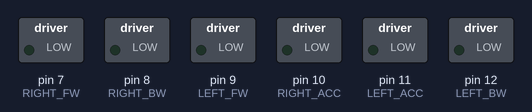
Bench run of a sketch on a simulated Arduino Uno, built with avr-gcc and run on an emulated ATmega328P. On the bench: switched loads named in the sketch (green lamp = pin HIGH).

Above: at 0.1 s.
At 7.1 s:
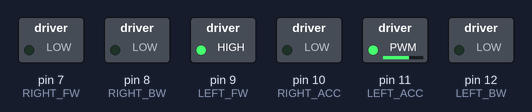
At 19.1 s:
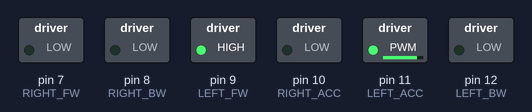
At 37.1 s:
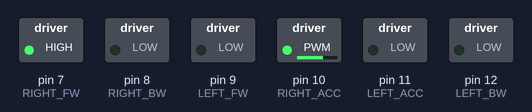
Timing chart, 0 to 38.6 s (numbered marks = the images above):
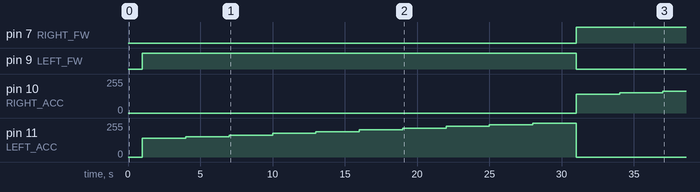

The sketch:

P1M_T08.ino
```cpp
#include "p1m_07.hpp"

void setup() {
  initialize_p1m_07();
  delay(1000);
  float cnt = 0.0;
  do
  {
    cnt = cnt+0.1;
    set_speed(cnt, 0.0);
    delay(3000);
  }
  while(cnt<1.0);

  cnt = 0.0;
  do
  {
    cnt = cnt+0.1;
    set_speed(0.0, cnt);
    delay(3000);
  }
  while(cnt<1.0);

  cnt = 0.0;
  do
  {
    cnt = cnt+0.1;
    set_speed(-cnt, -cnt);
    delay(3000);
  }
  while(cnt<1.0);

}

void loop() {
  // None

}
```

p1m_07.cpp
```cpp
#include "p1m_07.hpp"

/*
 * Initializes all the pins to their
 * corresponding modes.
 */
void initialize_p1m_07()
{
  /* Wheel direction pins */
  pinMode(RIGHT_FW, OUTPUT);
  pinMode(RIGHT_BW, OUTPUT);
  pinMode(LEFT_FW, OUTPUT);
  pinMode(LEFT_BW, OUTPUT);

  /* Wheel acceleration pins */
  pinMode(RIGHT_ACC, OUTPUT);
  pinMode(LEFT_ACC, OUTPUT);

  /* Everything initialized at zero */
  digitalWrite(RIGHT_FW, LOW);
  digitalWrite(RIGHT_BW, LOW);
  digitalWrite(LEFT_FW, LOW);
  digitalWrite(LEFT_BW, LOW);

  analogWrite(RIGHT_ACC, 0);
  analogWrite(LEFT_ACC, 0);
}

/*
 * Gives the motors the desired acceleration,
 * expressed in percentage [0.0, 1.0]
 */
float set_speed(float motorL, float motorR)
{
  /* If acceleration of left motor is positive */
  if (motorL > 0)
  {
    /* Accelerate forward */
    digitalWrite(LEFT_FW, HIGH);
    digitalWrite(LEFT_BW, LOW);
    analogWrite(LEFT_ACC, PWM_MAX/2 + (int(motorL*PWM_MAX)/2)*SPEED_RED);
  }
  /* If acceleration of left motor is negative */
  else if (motorL < 0)
  {
    /* Accelerate backward */
    digitalWrite(LEFT_FW, LOW);
    digitalWrite(LEFT_BW, HIGH);
    analogWrite(LEFT_ACC, PWM_MAX/2 + (abs(int(motorL*PWM_MAX))/2)*SPEED_RED);
  }
  /* In any other case */
  else
  {
    /* Stop the motor */
    digitalWrite(LEFT_FW, LOW);
    digitalWrite(LEFT_BW, LOW);
    analogWrite(LEFT_ACC, 0);
  }

  /* If acceleration of right motor is positive */
  if (motorR > 0)
  {
    /* Accelerate forward */
    digitalWrite(RIGHT_FW, HIGH);
    digitalWrite(RIGHT_BW, LOW);
    analogWrite(RIGHT_ACC, PWM_MAX/2 + (int(motorR*PWM_MAX)/2)*SPEED_RED);
  }
  /* If acceleration of right motor is negative */
  else if (motorR < 0)
  {
    /* Accelerate backward */
    digitalWrite(RIGHT_FW, LOW);
    digitalWrite(RIGHT_BW, HIGH);
    analogWrite(RIGHT_ACC, PWM_MAX/2 + (abs(int(motorR*PWM_MAX))/2)*SPEED_RED);
  }
  /* In any other case */
  else
  {
    /* Stop the motor */
    digitalWrite(RIGHT_FW, LOW);
    digitalWrite(RIGHT_BW, LOW);
    analogWrite(RIGHT_ACC, 0);
  }

}
```

p1m_07.hpp
```cpp
#ifndef P1M_07_H
#define P1M_07_H

#include <Arduino.h>

/* Wheel direction pins */
#define RIGHT_FW 7
#define RIGHT_BW 8
#define LEFT_FW 9
#define LEFT_BW 12

/* Wheel acceleration pins */
#define RIGHT_ACC 10
#define LEFT_ACC 11

/* Max value of Arduino PWM */
#define PWM_MAX 255.0

/* Speed reduction */
#define SPEED_RED 1.0

/*
 * Initializes all the pins to their
 * corresponding modes.
 */
void initialize_p1m_07();


/*
 * Gives the motors the desired acceleration,
 * expressed in percentage [0.0, 1.0]
 */
float set_speed(float motorL, float motorR);

#endif /* P1M_07 */
```

Measured:
- by itself, pin 7 (RIGHT_FW): LOW → HIGH at 31.0 s
- by itself, pin 9 (LEFT_FW): LOW → HIGH at 1.0 s, → LOW 30.0 s later
- by itself, pin 10 (RIGHT_ACC): 0/255 → 139/255 at 31.0 s, → 152/255 3.0 s later, → 165/255 3.0 s later
- by itself, pin 11 (LEFT_ACC): rises from 0/255 to 254/255 in 27.0 s, then falls to 0/255 in 3.0 s
